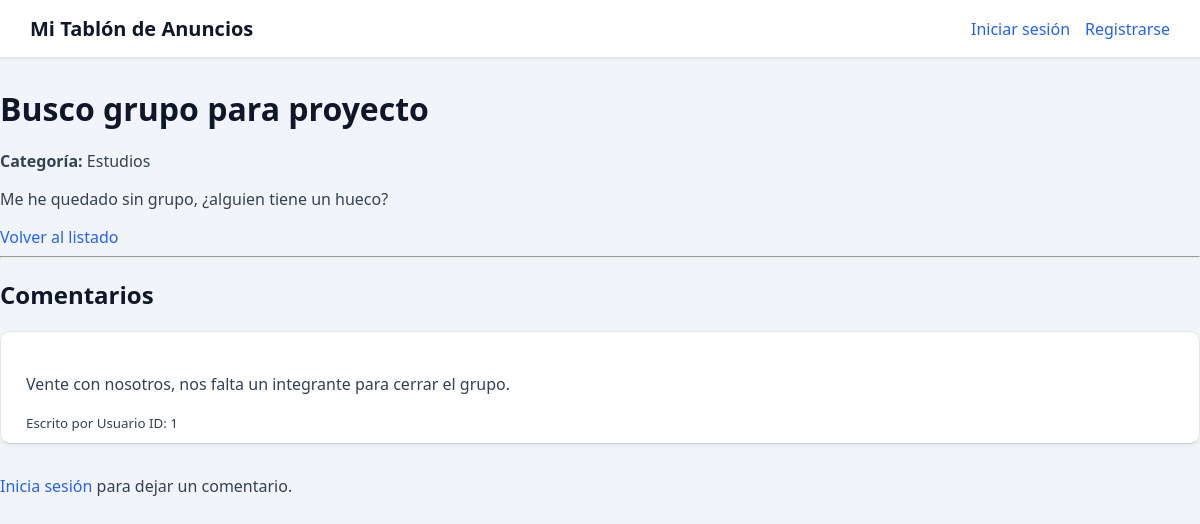
Page /show?id=2 on the committed database.
### tables this page shows
CREATE TABLE posts (
    id INT AUTO_INCREMENT PRIMARY KEY,
    user_id INT NOT NULL,
    title VARCHAR(150) NOT NULL,
    body TEXT NOT NULL,
    category VARCHAR(50) NOT NULL,
    created_at TIMESTAMP DEFAULT CURRENT_TIMESTAMP,
    FOREIGN KEY (user_id) REFERENCES users(id) ON DELETE CASCADE
);

CREATE TABLE comments (
    id INT AUTO_INCREMENT PRIMARY KEY,
    post_id INT NOT NULL,
    user_id INT NOT NULL,
    body TEXT NOT NULL,
    created_at TIMESTAMP DEFAULT CURRENT_TIMESTAMP,
    FOREIGN KEY (post_id) REFERENCES posts(id) ON DELETE CASCADE,
    FOREIGN KEY (user_id) REFERENCES users(id) ON DELETE CASCADE
);

### src/Controllers/PostController.php (called while the page is built, shortened)
<?php
class PostController
{
    public function show(): void
    {
        $id = (int)($_GET['id'] ?? 0);
        $postModel = new Post($this->db, 'posts');
        $post = $postModel->getById($id);
        $commentModel = new Comment($this->db, 'comments');
        $comments = $commentModel->getByPostId($id);
        require __DIR__ . '/../Views/post-detail.php';
    }
}

### src/Core/Database.php (called while the page is built, shortened)
<?php
class Database
{
	private static ?PDO $connection = null;
	public function __construct()
	{
		if (self::$connection === null) {
			$config = require dirname(__DIR__, 2) . '/config.php';
			$database = $config['db'];
			self::$connection = new PDO(
				"mysql:host={$database['host']};dbname={$database['dbname']};charset={$database['charset']}",
				$database['user'],
				$database['pass'],
				[
					PDO::ATTR_ERRMODE => PDO::ERRMODE_EXCEPTION,
					PDO::ATTR_DEFAULT_FETCH_MODE => PDO::FETCH_ASSOC,
				]
			);
		}
	}
	public function query(string $sql, array $params = []): PDOStatement
	{
		$statement = self::$connection->prepare($sql);
		$statement->execute($params);
		return $statement;
	}
	public function fetchAll(string $sql, array $params = []): ?array
	{
		$rows = $this->query($sql, $params)->fetchAll(PDO::FETCH_ASSOC);
		return $rows === [] ? null : $rows;
	}
	public function fetchOne(string $sql, array $params = []): ?array
	{
		$row = $this->query($sql, $params)->fetch(PDO::FETCH_ASSOC);
		return $row === false ? null : $row;
	}
}

### src/Models/BaseModel.php (called while the page is built, shortened)
<?php
abstract class BaseModel
{
	public function getById(int $id): ?array
	{
		return $this->db->fetchOne("SELECT * FROM $this->nombreTabla WHERE id = :id", ['id' => $id]);
	}
}

### src/Models/Comment.php (called while the page is built, shortened)
<?php
class Comment extends BaseModel
{
    public function getByPostId(int $postId): array
    {
        return $this->db->fetchAll(
            "SELECT * FROM {$this->nombreTabla} WHERE post_id = :post_id ORDER BY created_at ASC",
            ['post_id' => $postId]
        )?: [];
    }
}

### src/Views/post-detail.php (the view)
<?php require __DIR__ . '/header.php'; ?>
<?php $post = $post ?? ['title' => '', 'category' => '', 'body' => '']; ?>
<h1><?php echo htmlspecialchars($post['title'], ENT_QUOTES, 'UTF-8'); ?></h1>
<p><strong>Categoría:</strong> <?php echo htmlspecialchars($post['category'], ENT_QUOTES, 'UTF-8'); ?></p>
<div class="contenido-post">
    <p><?php echo nl2br(htmlspecialchars($post['body'], ENT_QUOTES, 'UTF-8')); ?></p>
</div>
<a href="/">Volver al listado</a>
<hr>
<h2>Comentarios</h2>
<?php if (empty($comments)): ?>
    <p>No hay comentarios todavía. ¡Sé el primero!</p>
<?php else: ?>
    <ul>
        <?php foreach ($comments as $comment): ?>
            <li style="margin-bottom: 15px; border-bottom: 1px solid #ccc; padding-bottom: 10px;">
                <p><?php echo nl2br(htmlspecialchars($comment['body'], ENT_QUOTES, 'UTF-8')); ?></p>
                <small>
                    Escrito por Usuario ID: <?php echo htmlspecialchars((string)$comment['user_id'], ENT_QUOTES, 'UTF-8'); ?>
                </small>
            </li>
        <?php endforeach; ?>
    </ul>
<?php endif; ?>
<?php if (isset($_SESSION['user_id'])): ?>
    <h3>Añadir un comentario</h3>
    <form action="/comment/store" method="POST">
        <input type="hidden" name="csrf_token" value="<?php echo $_SESSION['csrf_token']; ?>">
        <input type="hidden" name="post_id" value="<?php echo $post['id']; ?>">
        <div>
            <textarea name="body" rows="3" required placeholder="Escribe tu comentario aquí..."></textarea>
        </div>
        <button type="submit">Enviar comentario</button>
    </form>
<?php else: ?>
    <p><a href="/login">Inicia sesión</a> para dejar un comentario.</p>
<?php endif; ?>

### src/Views/header.php (style rules this page uses)
body { font-family: system-ui, -apple-system, 'Segoe UI', Roboto, sans-serif; margin: 0; padding: 0; background-color: #f1f5f9; color: #334155; }
h1, h2, h3 { color: #0f172a; margin-bottom: 20px; }
a { text-decoration: none; color: #2563eb; font-weight: 500; transition: color 0.2s ease; }
ul { list-style: none; padding: 0; display: flex; flex-direction: column; gap: 15px; }
li { background: #ffffff; padding: 25px; border-radius: 10px; box-shadow: 0 2px 4px rgba(0,0,0,0.05); border: 1px solid #e2e8f0; transition: transform 0.2s ease, box-shadow 0.2s ease; }

### rows in the picture
posts: title "Busco grupo para proyecto", category "Estudios", body "Me he quedado sin grupo, ¿alguien tiene un hueco?"
comments: body "Vente con nosotros, nos falta un integrante para cerrar el grupo.", user "1"
